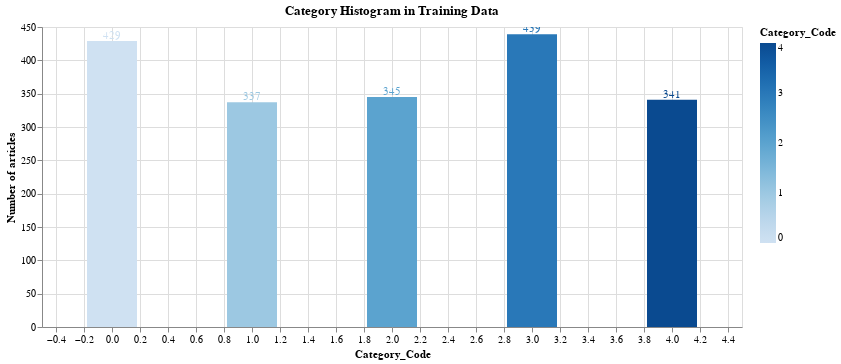

Notebook code cell kept with this figure:
### Markdown cell above
Visualize the category distribution in Train & Test

### Code cell
import altair as alt

bars = alt.Chart(pd.DataFrame(y_train)).mark_bar(size=50).encode(
    x=alt.X("Category_Code"),
    y=alt.Y("count():Q", axis=alt.Axis(title='Number of articles')),
    tooltip=[alt.Tooltip('count()', title='Number of articles'), 'Category_Code'],
    color='Category_Code'

)

text = bars.mark_text(
    align='center',
    baseline='bottom',
).encode(
    text='count()'
)

(bars + text).interactive().properties(
    height=300, 
    width=700,
    title = "Category Histogram in Training Data",
)

### Figure 1 — Vega-Lite specification as saved in the notebook (floating-point values rounded to 4 significant figures; data arrays with more than 128 entries replaced by an {"elided": "..."} marker saying what was removed)
{"config": {"view": {"continuousWidth": 400, "continuousHeight": 300}}, "layer": [{"mark": {"type": "bar", "size": 50}, "encoding": {"color": {"type": "quantitative", "field": "Category_Code"}, "tooltip": [{"type": "quantitative", "aggregate": "count", "title": "Number of articles"}, {"type": "quantitative", "field": "Category_Code"}], "x": {"type": "quantitative", "field": "Category_Code"}, "y": {"type": "quantitative", "aggregate": "count", "axis": {"title": "Number of articles"}}}, "selection": {"selector009": {"type": "interval", "bind": "scales", "encodings": ["x", "y"]}}}, {"mark": {"type": "text", "align": "center", "baseline": "bottom"}, "encoding": {"color": {"type": "quantitative", "field": "Category_Code"}, "text": {"type": "quantitative", "aggregate": "count"}, "tooltip": [{"type": "quantitative", "aggregate": "count", "title": "Number of articles"}, {"type": "quantitative", "field": "Category_Code"}], "x": {"type": "quantitative", "field": "Category_Code"}, "y": {"type": "quantitative", "aggregate": "count", "axis": {"title": "Number of articles"}}}}], "data": {"name": "data-46fef3706fa6b2deb3af37dae155bb92"}, "height": 300, "title": "Category Histogram in Training Data", "width": 700, "$schema": "https://vega.github.io/schema/vega-lite/v4.8.1.json", "datasets": {"data-46fef3706fa6b2deb3af37dae155bb92": {"elided": "1891 records"}}}
